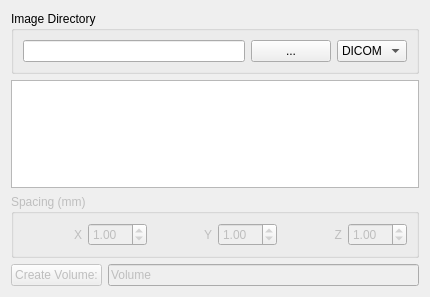
<?xml version="1.0" encoding="UTF-8"?>
<ui version="4.0">
 <class>DICOMReader</class>
 <widget class="QWidget" name="DICOMReader">
  <property name="geometry">
   <rect>
    <x>0</x>
    <y>0</y>
    <width>430</width>
    <height>297</height>
   </rect>
  </property>
  <property name="windowTitle">
   <string>Form</string>
  </property>
  <layout class="QGridLayout" name="gridLayout">
   <item row="0" column="0" colspan="2">
    <widget class="QGroupBox" name="directoryGroupBox">
     <property name="title">
      <string>Image Directory</string>
     </property>
     <layout class="QHBoxLayout" name="horizontalLayout">
      <item>
       <widget class="QLineEdit" name="directoryEdit">
        <property name="minimumSize">
         <size>
          <width>200</width>
          <height>0</height>
         </size>
        </property>
       </widget>
      </item>
      <item>
       <widget class="QPushButton" name="directoryChooser">
        <property name="text">
         <string>...</string>
        </property>
       </widget>
      </item>
      <item>
       <widget class="QComboBox" name="imageTypeBox">
        <item>
         <property name="text">
          <string>DICOM</string>
         </property>
        </item>
        <item>
         <property name="text">
          <string>JPEG</string>
         </property>
        </item>
        <item>
         <property name="text">
          <string>PNG</string>
         </property>
        </item>
        <item>
         <property name="text">
          <string>BMP</string>
         </property>
        </item>
       </widget>
      </item>
     </layout>
    </widget>
   </item>
   <item row="1" column="0" colspan="2">
    <widget class="QTextBrowser" name="infoBrowser"/>
   </item>
   <item row="3" column="0">
    <widget class="QPushButton" name="createVolumeButton">
     <property name="enabled">
      <bool>false</bool>
     </property>
     <property name="text">
      <string>Create Volume:</string>
     </property>
    </widget>
   </item>
   <item row="3" column="1">
    <widget class="QLineEdit" name="nameLineEdit">
     <property name="enabled">
      <bool>false</bool>
     </property>
     <property name="text">
      <string>Volume</string>
     </property>
    </widget>
   </item>
   <item row="2" column="0" colspan="2">
    <widget class="QGroupBox" name="spacingOptions">
     <property name="enabled">
      <bool>false</bool>
     </property>
     <property name="title">
      <string>Spacing (mm)</string>
     </property>
     <layout class="QHBoxLayout" name="horizontalLayout_3">
      <item>
       <widget class="QLabel" name="label">
        <property name="text">
         <string>X</string>
        </property>
        <property name="alignment">
         <set>Qt::AlignRight|Qt::AlignTrailing|Qt::AlignVCenter</set>
        </property>
       </widget>
      </item>
      <item>
       <widget class="QDoubleSpinBox" name="spacingX">
        <property name="value">
         <double>1.000000000000000</double>
        </property>
       </widget>
      </item>
      <item>
       <widget class="QLabel" name="label_2">
        <property name="text">
         <string>Y</string>
        </property>
        <property name="alignment">
         <set>Qt::AlignRight|Qt::AlignTrailing|Qt::AlignVCenter</set>
        </property>
       </widget>
      </item>
      <item>
       <widget class="QDoubleSpinBox" name="spacingY">
        <property name="value">
         <double>1.000000000000000</double>
        </property>
       </widget>
      </item>
      <item>
       <widget class="QLabel" name="label_3">
        <property name="text">
         <string>Z</string>
        </property>
        <property name="alignment">
         <set>Qt::AlignRight|Qt::AlignTrailing|Qt::AlignVCenter</set>
        </property>
       </widget>
      </item>
      <item>
       <widget class="QDoubleSpinBox" name="spacingZ">
        <property name="value">
         <double>1.000000000000000</double>
        </property>
       </widget>
      </item>
     </layout>
    </widget>
   </item>
  </layout>
 </widget>
 <resources/>
 <connections/>
</ui>
